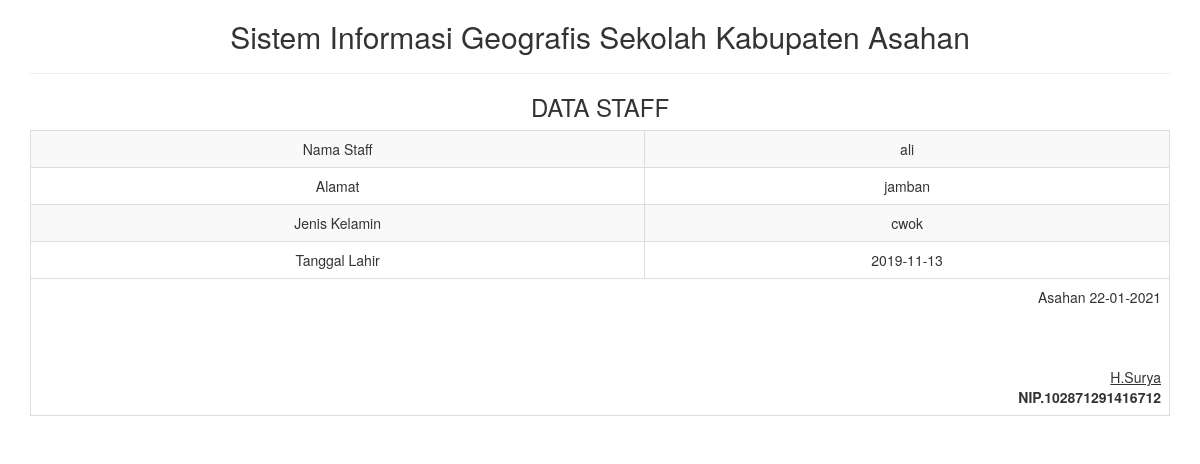
The page /report/staff_satu.php?id=1 on the database its author committed.
### tables this page shows
CREATE TABLE `staff` (
  `id` int(11) NOT NULL,
  `nama` varchar(255) DEFAULT NULL,
  `alamat` text,
  `jenis_kelamin` varchar(255) DEFAULT NULL,
  `tgl_lahir` date DEFAULT NULL
);

### report/staff_satu.php (the view, shortened to what this page needs)
<!DOCTYPE html>
<html>
    <head>
        <link href="../Assets/css/bootstrap.min.css" rel="stylesheet" type="text/css"/>
    </head>
    <body onload="print()">
        <?php
        include '../config/koneksi.php';
        $sql = "SELECT * FROM staff WHERE id='" . $_GET ['id'] . "'";
        $query = mysqli_query($koneksi, $sql) or die("SQL Detail error");
        $data = mysqli_fetch_array($query);
        ?>
        <div class="container">
            <div class='row'>
                <div class="col-sm-12">
                    <div class="text-center">
                    <h2>Sistem Informasi Geografis Sekolah Kabupaten Asahan </h2>
                        <hr>
                        <h3>DATA STAFF</h3>
                        <table class="table table-bordered table-striped table-hover">
                            <tbody>
                            <tr>
                            <td>Nama Staff</td> <td><?= $data['nama'] ?></td>
                        </tr>
                        <tr>
                            <td>Alamat</td> <td><?= $data['alamat'] ?></td>
                        </tr>
                        <tr>
                            <td>Jenis Kelamin</td> <td><?= $data['jenis_kelamin'] ?></td>
                        </tr>
						<tr>
                            <td>Tanggal Lahir</td> <td><?= $data['tgl_lahir'] ?></td>
                        </tr>
                            </tbody>
                            <tfoot>
                                <tr>
                                <td colspan="9" class="text-right">
                                        Asahan  <?= date("d-m-Y") ?>
                                        <br><br><br><br>
                                        <u>H.Surya <strong></u><br>
                                        NIP.102871291416712
									</td>
								</tr>
							</tfoot>
                        </table>
                    </div>
                </div>
            </div>
    </body>
</html>

### rows shown on the page
staff: nama "ali", alamat "jamban", jenis_kelamin "cwok", tgl_lahir "2019-11-13"
